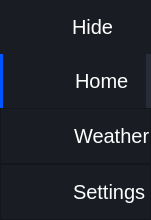
     <widget class="QFrame" name="leftMenuFrame">
      <property name="maximumSize">
       <size>
        <width>58</width>
        <height>16777215</height>
       </size>
      </property>
      <property name="styleSheet">
       <string notr="true">background-color: rgb(25, 29, 35);</string>
      </property>
      <property name="frameShape">
       <enum>QFrame::NoFrame</enum>
      </property>
      <property name="frameShadow">
       <enum>QFrame::Raised</enum>
      </property>
      <layout class="QVBoxLayout">
       <property name="spacing">
        <number>0</number>
       </property>
       <property name="leftMargin">
        <number>0</number>
       </property>
       <property name="topMargin">
        <number>0</number>
       </property>
       <property name="rightMargin">
        <number>0</number>
       </property>
       <property name="bottomMargin">
        <number>0</number>
       </property>
       <item alignment="Qt::AlignTop">
        <widget class="QFrame" name="topMenu">
         <property name="minimumSize">
          <size>
           <width>0</width>
           <height>43</height>
          </size>
         </property>
         <property name="styleSheet">
          <string notr="true"/>
         </property>
         <property name="frameShape">
          <enum>QFrame::NoFrame</enum>
         </property>
         <property name="frameShadow">
          <enum>QFrame::Raised</enum>
         </property>
         <layout class="QVBoxLayout" name="verticalLayout_8">
          <property name="spacing">
           <number>0</number>
          </property>
          <property name="leftMargin">
           <number>0</number>
          </property>
          <property name="topMargin">
           <number>0</number>
          </property>
          <property name="rightMargin">
           <number>0</number>
          </property>
          <property name="bottomMargin">
           <number>0</number>
          </property>
          <item>
           <widget class="QPushButton" name="toggle">
            <property name="minimumSize">
             <size>
              <width>0</width>
              <height>54</height>
             </size>
            </property>
            <property name="font">
             <font>
              <pointsize>15</pointsize>
             </font>
            </property>
            <property name="styleSheet">
             <string notr="true">QPushButton {	
	background-image:url(D:/YASH FILES/programming/GUI/images/icons/icon_menu.png);
	background-position: left center;
    background-repeat: no-repeat;
	border: none;
	border-left: 22px solid transparent;
	background-color:rgb(25, 29, 35);
	text-align: left;
	padding-left: 50px;
	color: rgb(255, 255, 255);
}
QPushButton:hover{
	background-color: rgb(62, 70, 86);
}
QPushButton:pressed{
	background-color: rgb(49, 118, 208);
}</string>
            </property>
            <property name="text">
             <string>Hide</string>
            </property>
           </widget>
          </item>
          <item>
           <widget class="QFrame" name="player_frame">
            <property name="styleSheet">
             <string notr="true">/*background-color: rgb(39, 44, 53);*/
background-color: rgb(25, 29, 35);
border:none;
border-left:3px solid rgb(0, 85, 255);
border-right:5px solid rgb(39, 44, 54);</string>
            </property>
            <property name="frameShape">
             <enum>QFrame::StyledPanel</enum>
            </property>
            <property name="frameShadow">
             <enum>QFrame::Raised</enum>
            </property>
            <layout class="QVBoxLayout" name="verticalLayout_2">
             <property name="spacing">
              <number>0</number>
             </property>
             <property name="leftMargin">
              <number>0</number>
             </property>
             <property name="topMargin">
              <number>0</number>
             </property>
             <property name="rightMargin">
              <number>0</number>
             </property>
             <property name="bottomMargin">
              <number>0</number>
             </property>
             <item>
              <widget class="QPushButton" name="player">
               <property name="minimumSize">
                <size>
                 <width>0</width>
                 <height>54</height>
                </size>
               </property>
               <property name="font">
                <font>
                 <pointsize>15</pointsize>
                </font>
               </property>
               <property name="styleSheet">
                <string notr="true">QPushButton {	
	background-image:url(D:/YASH FILES/programming/GUI/images/icons/cil-home.png);
	background-position: left center;
    background-repeat: no-repeat;
	border: none;
	border-left: 22px solid transparent;
	background-color: transparent;
	text-align: left;
	padding-left: 50px;
	color: rgb(255, 255, 255);
}
QPushButton:hover{
	background-color: rgb(62, 70, 86);
}
QPushButton:pressed{
	background-color: rgb(49, 118, 208);
}</string>
               </property>
               <property name="text">
                <string>Home</string>
               </property>
              </widget>
             </item>
            </layout>
           </widget>
          </item>
          <item>
           <widget class="QFrame" name="weather_frame">
            <property name="styleSheet">
             <string notr="true">background-color: rgb(25, 29, 35);</string>
            </property>
            <property name="frameShape">
             <enum>QFrame::StyledPanel</enum>
            </property>
            <property name="frameShadow">
             <enum>QFrame::Raised</enum>
            </property>
            <layout class="QVBoxLayout" name="verticalLayout">
             <property name="spacing">
              <number>0</number>
             </property>
             <property name="leftMargin">
              <number>0</number>
             </property>
             <property name="topMargin">
              <number>0</number>
             </property>
             <property name="rightMargin">
              <number>0</number>
             </property>
             <property name="bottomMargin">
              <number>0</number>
             </property>
             <item>
              <widget class="QPushButton" name="weather">
               <property name="minimumSize">
                <size>
                 <width>0</width>
                 <height>54</height>
                </size>
               </property>
               <property name="font">
                <font>
                 <pointsize>15</pointsize>
                </font>
               </property>
               <property name="styleSheet">
                <string notr="true">QPushButton {	
	background-image:url(D:/YASH FILES/programming/GUI/images/icons/weather.png);
	background-position: left center;
    background-repeat: no-repeat;
	border: none;
	border-left: 18px solid transparent;
	background-color: transparent;
	text-align: left;
	padding-left: 55px;
	color: rgb(255, 255, 255);
}
QPushButton:hover{
	background-color: rgb(62, 70, 86);
}
QPushButton:pressed{
	background-color: rgb(49, 118, 208);
}</string>
               </property>
               <property name="text">
                <string>Weather</string>
               </property>
              </widget>
             </item>
            </layout>
           </widget>
          </item>
         </layout>
        </widget>
       </item>
       <item alignment="Qt::AlignBottom">
        <widget class="QFrame" name="bottomMenu">
         <property name="frameShape">
          <enum>QFrame::NoFrame</enum>
         </property>
         <property name="frameShadow">
          <enum>QFrame::Raised</enum>
         </property>
         <layout class="QVBoxLayout" name="verticalLayout_9">
          <property name="spacing">
           <number>0</number>
          </property>
          <property name="leftMargin">
           <number>0</number>
          </property>
          <property name="topMargin">
           <number>0</number>
          </property>
          <property name="rightMargin">
           <number>0</number>
          </property>
          <property name="bottomMargin">
           <number>0</number>
          </property>
          <item>
           <widget class="QFrame" name="setting_frame">
            <property name="styleSheet">
             <string notr="true"/>
            </property>
            <property name="frameShape">
             <enum>QFrame::StyledPanel</enum>
            </property>
            <property name="frameShadow">
             <enum>QFrame::Raised</enum>
            </property>
            <layout class="QHBoxLayout" name="horizontalLayout_3">
             <property name="spacing">
              <number>0</number>
             </property>
             <property name="leftMargin">
              <number>0</number>
             </property>
             <property name="topMargin">
              <number>0</number>
             </property>
             <property name="rightMargin">
              <number>0</number>
             </property>
             <property name="bottomMargin">
              <number>0</number>
             </property>
             <item>
              <widget class="QPushButton" name="settings">
               <property name="minimumSize">
                <size>
                 <width>0</width>
                 <height>54</height>
                </size>
               </property>
               <property name="font">
                <font>
                 <pointsize>15</pointsize>
                </font>
               </property>
               <property name="styleSheet">
                <string notr="true">QPushButton {	
	background-image:url(D:/YASH FILES/programming/GUI/images/icons/cil-settings.png);
	background-position: left center;
    background-repeat: no-repeat;
	border: none;
	border-left: 22px solid transparent;
	background-color:transparent;
	text-align: left;
	padding-left: 50px;
	color: rgb(255, 255, 255);
}
QPushButton:hover{
	background-color: rgb(62, 70, 86);
}
QPushButton:pressed{
	background-color: rgb(49, 118, 208);
}</string>
               </property>
               <property name="text">
                <string>Settings</string>
               </property>
              </widget>
             </item>
            </layout>
           </widget>
          </item>
         </layout>
        </widget>
       </item>
      </layout>
     </widget>
